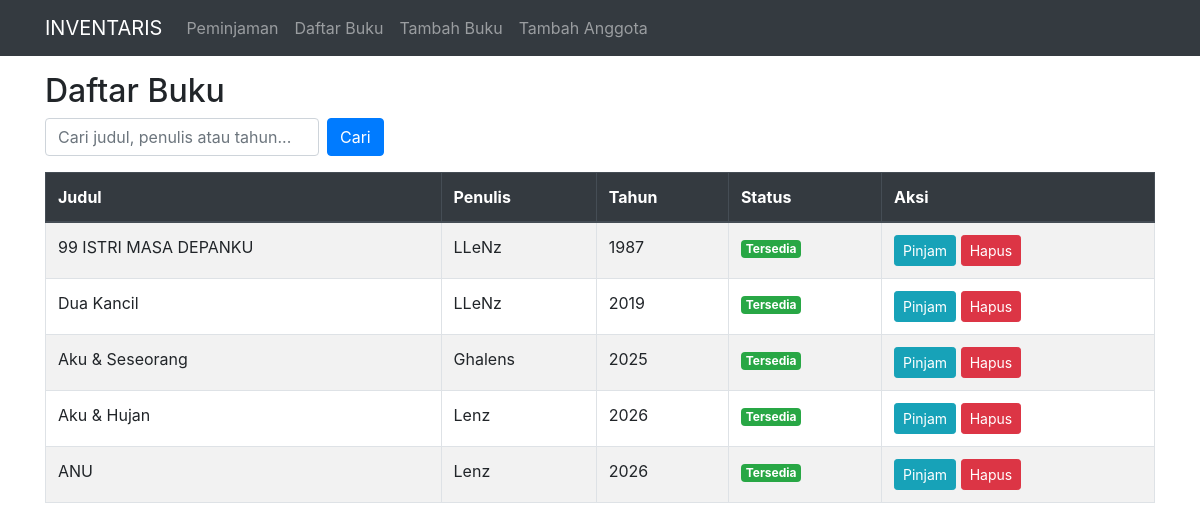
Page /buku/ on the committed database.
### iventaris_app/models.py (models this page shows)
class Buku(models.Model):
    judul = models.CharField(max_length=120)
    penulis = models.CharField(max_length=100)
    tahun = models.IntegerField()

### iventaris_app/views.py (the view)
# urls.py: path('buku/', BukuListView.as_view(), name='daftar-buku'),
class BukuListView(ListView):
    model = Buku
    template_name = 'iventaris_app/buku_list.html'
    context_object_name = 'buku_list'
    def get_queryset(self):
        queryset = Buku.objects.annotate(
            sudah_dipinjam=Exists(
                Peminjaman.objects.filter(
                    buku=OuterRef('pk'),
                    status_peminjaman='aktif'
                )
            )
        )
        q = self.request.GET.get('q')
        if q:
            queryset = queryset.filter(
                Q(judul__icontains=q) |
                Q(penulis__icontains=q) |
                Q(tahun__icontains=q)
            )
        return queryset

### iventaris_app/templates/iventaris_app/buku_list.html (shortened to what this page needs)
{% extends 'iventaris_app/base.html' %}
{% block content %}
<h2>Daftar Buku</h2>
<form method="get" class="form-inline mb-3">
    <input name="q" class="form-control mr-2" type="search" placeholder="Cari judul, penulis atau tahun..." aria-label="Search" value="{{ request.GET.q }}">
    <button class="btn btn-primary" type="submit">Cari</button>
</form>
<table class="table table-striped table-bordered">
    <thead class="thead-dark">
        <tr>
            <th>Judul</th>
            <th>Penulis</th>
            <th>Tahun</th>
            <th>Status</th>
            <th>Aksi</th>
        </tr>
    </thead>
    <tbody>
        {% for buku in buku_list %}
        <tr>
            <td>{{ buku.judul }}</td>
            <td>{{ buku.penulis }}</td>
            <td>{{ buku.tahun }}</td>
            <td>
                {% if buku.sudah_dipinjam %}
                    <span class="badge badge-danger">Dipinjam</span>
                {% else %}
                    <span class="badge badge-success">Tersedia</span>
                {% endif %}
            </td>
            <td>
                {% if not buku.sudah_dipinjam %}
                    <a href="{% url 'pinjam-buku' buku.pk %}" class="btn btn-info btn-sm">Pinjam</a>
                {% else %}
                    <button class="btn btn-secondary btn-sm" disabled>Tidak Tersedia</button>
                {% endif %}
                <a href="{% url 'hapus-buku' buku.pk %}" class="btn btn-danger btn-sm" onclick="return confirm('Yakin ingin menghapus buku ini?')">
                    Hapus
                </a>
            </td>
        </tr>
        {% empty %}
        <tr>
            <td colspan="5">Belum ada data buku.</td>
        </tr>
        {% endfor %}
    </tbody>
</table>
{% endblock %}

### iventaris_app/templates/iventaris_app/base.html (shortened to what this page needs)
<!DOCTYPE html>
<html>
<head>
  <link rel="stylesheet" href="https://maxcdn.bootstrapcdn.com/bootstrap/4.5.2/css/bootstrap.min.css">
</head>
<body>
  <nav class="navbar navbar-expand-lg navbar-dark bg-dark mb-3">
    <div class="container">
      <a class="navbar-brand" href="{% url 'daftar-peminjaman' %}">INVENTARIS</a>
      <div class="collapse navbar-collapse" id="mainNavbar">
        <ul class="navbar-nav mr-auto">
          <li class="nav-item">
            <a class="nav-link" href="{% url 'daftar-peminjaman' %}">Peminjaman</a>
          </li>
          <li class="nav-item">
            <a class="nav-link" href="{% url 'daftar-buku' %}">Daftar Buku</a>
          </li>
          <li class="nav-item">
            <a class="nav-link" href="{% url 'tambah-buku' %}">Tambah Buku</a>
          </li>
          <li class="nav-item">
            <a class="nav-link" href="{% url 'tambah-anggota' %}">Tambah Anggota</a>
          </li>
        </ul>
      </div>
    </div>
  </nav>
  <div class="container mt-3">
    {% block content %}{% endblock %}
  </div>
</body>
</html>

### rows in the picture
Buku: judul "99 ISTRI MASA DEPANKU", penulis "LLeNz", tahun "1987", shows "Tersedia", shows "Pinjam"
Buku: judul "Dua Kancil", penulis "LLeNz", tahun "2019", shows "Tersedia", shows "Pinjam"
Buku: judul "Aku & Seseorang", penulis "Ghalens", tahun "2025", shows "Tersedia", shows "Pinjam"
Buku: judul "Aku & Hujan", penulis "Lenz", tahun "2026", shows "Tersedia", shows "Pinjam"
Buku: judul "ANU", penulis "Lenz", tahun "2026", shows "Tersedia", shows "Pinjam"
